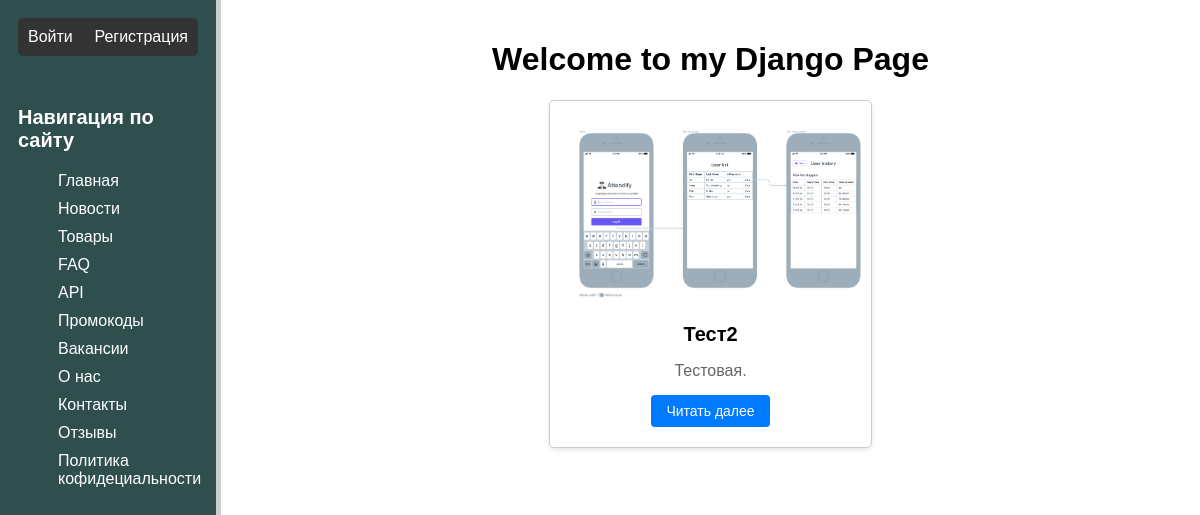
The page / on the database its author committed.
### IGI/models.py (models this page shows, shortened)
class Article(models.Model):
    title = models.CharField('Название статьи', max_length=500)
    full_text = models.TextField('Текст статьи')
    first_sentence = models.CharField('Первое предложение', max_length=500, null=True, blank=True)
    date = models.DateField('Дата статьи')
    picture = models.ImageField(upload_to='article_photos/', blank=True, null=True)
    class Meta:
        verbose_name = 'Новость'
        verbose_name_plural = 'Новости'

### IGI/views.py (the view)
# urls.py: 2. Add a URL to urlpatterns:  path('', views.home, name='home')
def home(request):
    news = Article.objects.order_by('-date').first()
    data = {
        'news': news
    }
    return render(request, 'home.html', data)

### IGI/templates/home.html (shortened to what this page needs)
{% extends 'layout.html' %}
{% block main %}
    <div class="features">
        <h1>Welcome to my Django Page</h1>
        {% if news %}
            <div class="news-item">
                <img src="{{ news.picture.url }}" width="300">
                <h2 class="news-title">{{ news.title }}</h2>
                <p class="news-excerpt">{{ news.first_sentence }}</p>
                <a href="{% url 'news-detail' news.id %}" class="blue-button">Читать далее</a>
            </div>
        {% else %}
            <h1 class="no-news">Нет ни одной новости</h1>
        {% endif %}
    </div>
{% endblock %}

### IGI/static/css/home.css (style rules this page uses)
body { margin: 0; font-family: Arial, sans-serif; }
main .features { text-align: center; padding: 20px; display: flex; flex-direction: column; align-items: center; flex: 1; }
.news-item { width: 30%; background-color: #fff; border: 1px solid #ccc; border-radius: 5px; padding: 20px; box-shadow: 0 2px 5px rgba(0, 0, 0, 0.1); margin-bottom: 20px; }
.news-title { font-size: 20px; margin-bottom: 10px; }
.news-excerpt { font-size: 16px; color: #666; margin-bottom: 15px; }
.blue-button { display: inline-block; background-color: #007bff; color: #fff; text-decoration: none; padding: 8px 15px; border-radius: 4px; font-size: 14px; transition: background-color 0.3s; }

### rows shown on the page
Article: picture (picture), title "Тест2", first_sentence "Тестовая."
